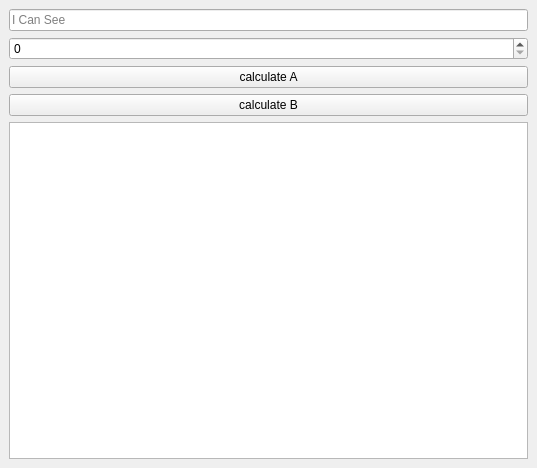
<?xml version="1.0" encoding="UTF-8"?>
<ui version="4.0">
 <class>MainWindow</class>
 <widget class="QMainWindow" name="MainWindow">
  <property name="geometry">
   <rect>
    <x>0</x>
    <y>0</y>
    <width>537</width>
    <height>468</height>
   </rect>
  </property>
  <property name="windowTitle">
   <string>MainWindow</string>
  </property>
  <widget class="QWidget" name="centralwidget">
   <layout class="QGridLayout" name="gridLayout">
    <item row="0" column="0">
     <layout class="QVBoxLayout" name="verticalLayout">
      <item>
       <widget class="QLineEdit" name="lineEdit">
        <property name="placeholderText">
         <string>I Can See </string>
        </property>
       </widget>
      </item>
      <item>
       <widget class="QSpinBox" name="spinBox"/>
      </item>
      <item>
       <widget class="QPushButton" name="pushButton_a">
        <property name="text">
         <string>calculate A</string>
        </property>
       </widget>
      </item>
      <item>
       <widget class="QPushButton" name="pushButton_b">
        <property name="text">
         <string>calculate B</string>
        </property>
       </widget>
      </item>
      <item>
       <widget class="QTextEdit" name="textEdit"/>
      </item>
     </layout>
    </item>
    <item row="0" column="1">
     <layout class="QVBoxLayout" name="processbarLayout"/>
    </item>
   </layout>
  </widget>
 </widget>
 <resources/>
 <connections/>
</ui>
